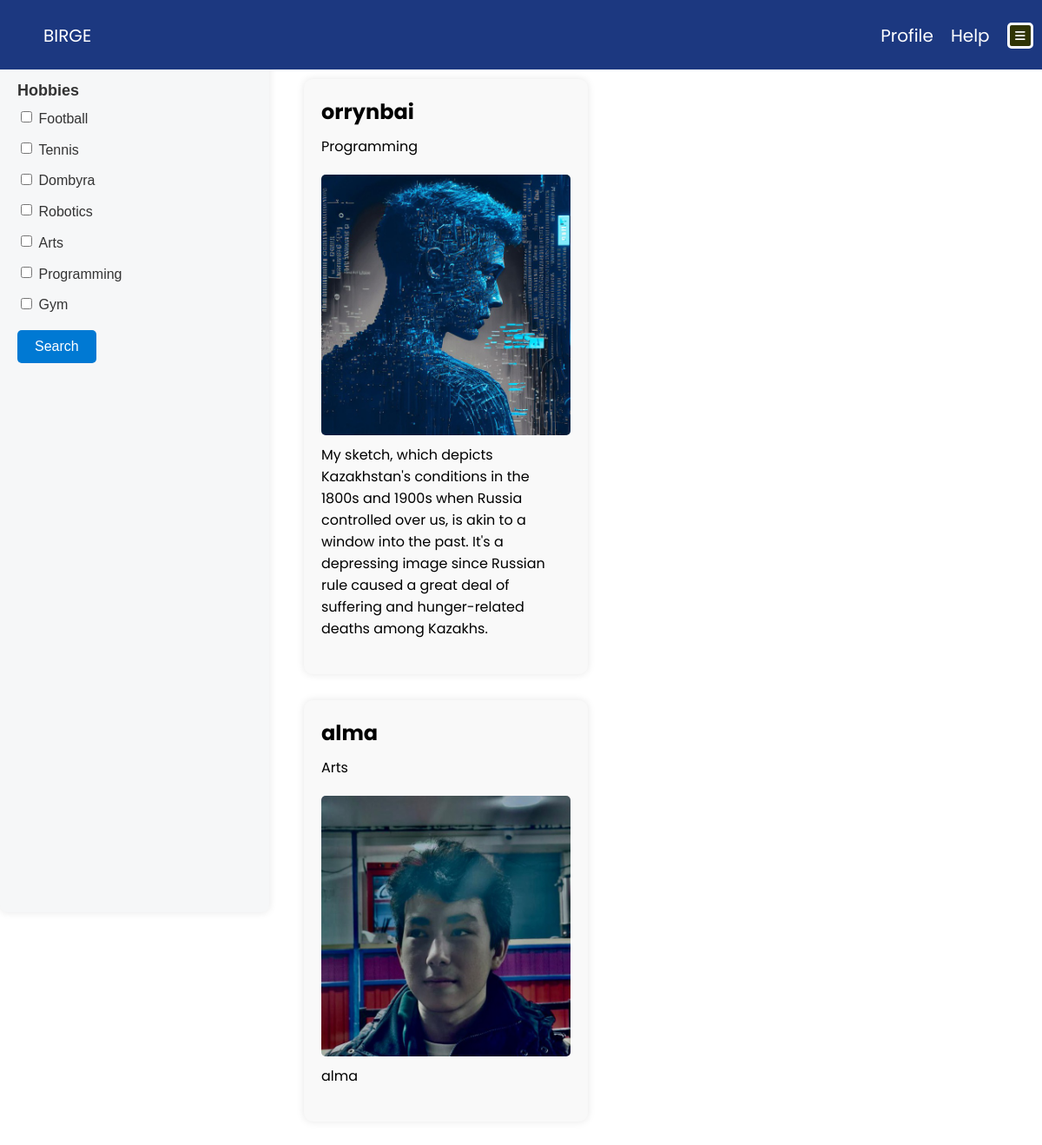
Before: /communities with the older database file.
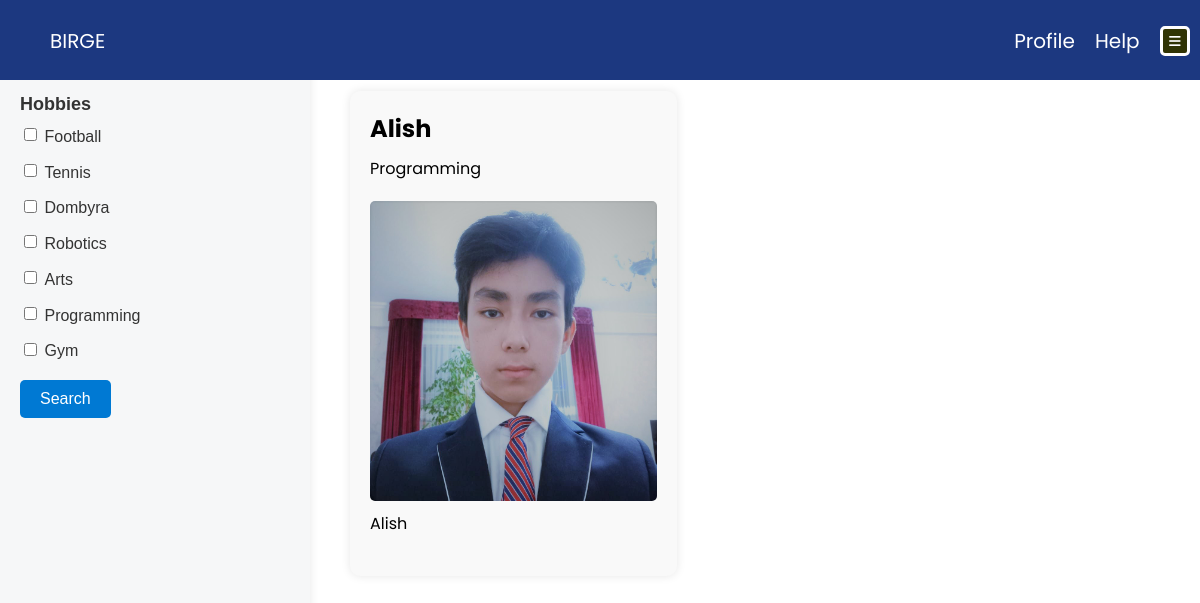
After: the same page with the newer database file.
### main/models.py (models this page shows, shortened)
class Hobby(models.Model):
    name = models.CharField('name of hobby', max_length=200)
    def __str__(self):
        return self.name

class UserProfile(models.Model):
    user = models.OneToOneField(User, on_delete=models.CASCADE)
    bio = models.TextField(blank=True)
    photo = models.ImageField(upload_to='avatars/', default=None)
    hobby = models.ForeignKey(Hobby, on_delete=models.CASCADE, default=1)

### main/views.py (the view)
# urls.py: path('communities', views.communities, name='communities'),
def communities(request):
    hobbies = Hobby.objects.all()
    communities = UserProfile.objects.all()
    selected_hobbies_names = request.GET.getlist('Hobby')
    selected_hobbies_ids = []
    selected_hobbies = []
    if selected_hobbies_names:
        for hobby_name in selected_hobbies_names:
            selected_hobby = get_object_or_404(Hobby, name=hobby_name)
            selected_hobbies_ids.append(selected_hobby.id)
            selected_hobbies.append(selected_hobby)
        communities = UserProfile.objects.filter(hobby__in=selected_hobbies_ids)
        comment = Comment.objects.all()
    else:
        comment = Comment.objects.all()
        communities = UserProfile.objects.all()
    return render(request, 'main/communities.html', {'communities': communities, 'hobbies': hobbies, 'selected_hobbies': selected_hobbies, 'comment':comment,})

### main/templates/main/communities.html (shortened to what this page needs)
{% extends 'main/layout.html' %}
{% load static %}
{% block style %}
	<link rel="stylesheet" href="{% static 'css/job-d.css' %}">
{% endblock %}
{% block content %}
		<div class="filters">
			<h1>Filters</h1>
			<form action="{% url 'communities' %}" method="GET">
				<div class="filter-group">
					<p class="filter-heading"><b>Hobbies</b></p>
					{% for hobby in hobbies %}
					<div class="filter-option">
						<input type="checkbox" id="{{ hobby.name }}" name="Hobby" value="{{ hobby.name }}">
						<label for="{{ hobby.name }}">
							{{ hobby.name }}
						</label>
					</div>
					{% endfor %}
				</div>
				<input class="search-button" type="submit" value="Search">
			</form>
		</div>
		<div class="lenta">
			<h1>Skills Exchange</h1>
			<div class="articles-container">
				{% for community in communities %}
				<a href="{% url 'community_detail' community.id %}" style="text-decoration: none; color: #000;">
				<div class="article">
					<div class="article-content">
						<div class="article-info">
							<h2 class="article-title">{{ community.user.username }}</a></h2>
							<div class="author">{{ community.hobby }}</div>
							<div class="article-image">
								<img src="{{ community.photo.url }}" alt="{{ story.title }}" class="article-img">
							</div>
							<p class="article-description">{{ community.bio }}</p>
						</div>
					</div>
				</div>
				{% endfor %}
{% endblock %}

### main/templates/main/layout.html (shortened to what this page needs)
{% load static %}
<html>
<head>
	<link rel="stylesheet" href="https://cdnjs.cloudflare.com/ajax/libs/font-awesome/4.7.0/css/font-awesome.min.css">
	<link rel="stylesheet" href="{% static 'css/lay-d.css' %}">
	{% block style %}{% endblock %}
</head>
<body>
	<div class="navbar">
		<ul class="navbar-l">
			<li class="navbar-i"><a href="/">BIRGE</a>
			</li>
			<li class="navbar-i" id = "but"><button onclick ="show()"><i class="fa fa-bars" aria-hidden="true" style="color:white;"></i></button>
			</li>
			<li class="navbar-i" style="float: right;"><a href="mailto: orrynbai.a@gmail.com">Help</a>
			</li>
			<li class="navbar-i" style="float: right;"><a href="/profileo">Profile</a>
			</li>
		</ul>
	</div>
  <div id="content">
	   {% block content %}
	   {% endblock %}
</body>
</html>

### main/static/css/lay-d.css (style rules this page uses)
#content { opacity: 0; transition: opacity .5s ease-in-out; }
body { margin: 0px; }
#but i { transition: transform 0.3s ease-in-out; }
.navbar { position: fixed; left: 0; right: 0; top: 0; padding: 0px; margin: 0px; background-color: #1C3880; height: 80px; z-index: 1; overflow: hidden; }
.navbar-l { list-style: none; }
.navbar-i { margin: 10px; display: inline-block; font-family: 'Poppins', sans-serif; color: white; font-size: 20px; }
#but { float: right; height: 30.4px; width: 30.4px; justify-content: center; }
#but button { height: 30.4px; width: 30.4px; border: solid white; border-radius: 5px; background-color: #303404; }
.navbar-i a { text-decoration: none; color: white; }

### main/static/css/job-d.css (style rules this page uses)
body { padding: 0; margin: 0; overflow-x: hidden; }
.filters { background: #fffcf4; width: 270px; padding-left: 50px; font-family: 'Poppins', sans-serif; float: left; position: fixed; }
.lenta { margin-left: 350px; float: left; font-family: 'Poppins', sans-serif; width: 70%; }
img { float: left; margin-top: 20px; }
#content { transition: .4s; }

### main/templates/main/layout.html (style rules this page uses)
body { font-family: Arial, sans-serif; }

### main/templates/main/communities.html (style rules this page uses)
.articles-container { flex: 1; margin-right: 20px; }
.article { margin-bottom: 30px; padding: 20px; background-color: #f9f9f9; border-radius: 10px; box-shadow: 0 0 10px rgba(0, 0, 0, 0.1); width: 35%; height: max-content; }
.article-content { margin-bottom: 20px; cursor: pointer; }
.article-info { margin-bottom: 15px; }
.author { font-size: 16px; }
.article-title { margin-top: 0; margin-bottom: 10px; }
.article-description { margin-bottom: 10px; }
.article-image { margin-bottom: 10px; }
.article-img { width: 100%; height: 300px; object-fit: fill; border-radius: 5px; margin-bottom: 10px; }
.filters { background-color: #f6f7f8; padding: 20px; border-radius: 8px; box-shadow: 0px 0px 10px 0px rgba(0,0,0,0.1); font-family: Arial, sans-serif; padding-top: 30px; height: 1000px; }
.filters h1 { font-size: 24px; color: #0079d3; margin-bottom: 20px; }
.filter-group { margin-bottom: 20px; }
.filter-heading { font-weight: bold; font-size: 18px; color: #333; margin-bottom: 10px; }
.filter-option { margin-bottom: 15px; }
.filter-option label { display: inline-block; vertical-align: middle; color: #333; cursor: pointer; position: relative; }
.filter-option input { cursor: pointer; }
.search-button { background-color: #0079d3; color: white; padding: 10px 20px; border: none; border-radius: 5px; cursor: pointer; font-size: 16px; transition: background-color 0.3s ease; }

Changed rows visible on the page:
removed UserProfile: user.username "orrynbai", hobby "Programming", photo (picture), bio "My sketch, which depicts Kazakhstan's conditions in the 1800s and 1900s when Russia controlled over us, is akin to a window into the past. It's a depressing image since Russian rule caused a great deal of suffering and hunger-related deaths among Kazakhs."
removed UserProfile: user.username "alma", hobby "Arts", photo (picture), bio "alma"
added UserProfile: user.username "Alish", hobby "Programming", photo (picture), bio "Alish"
